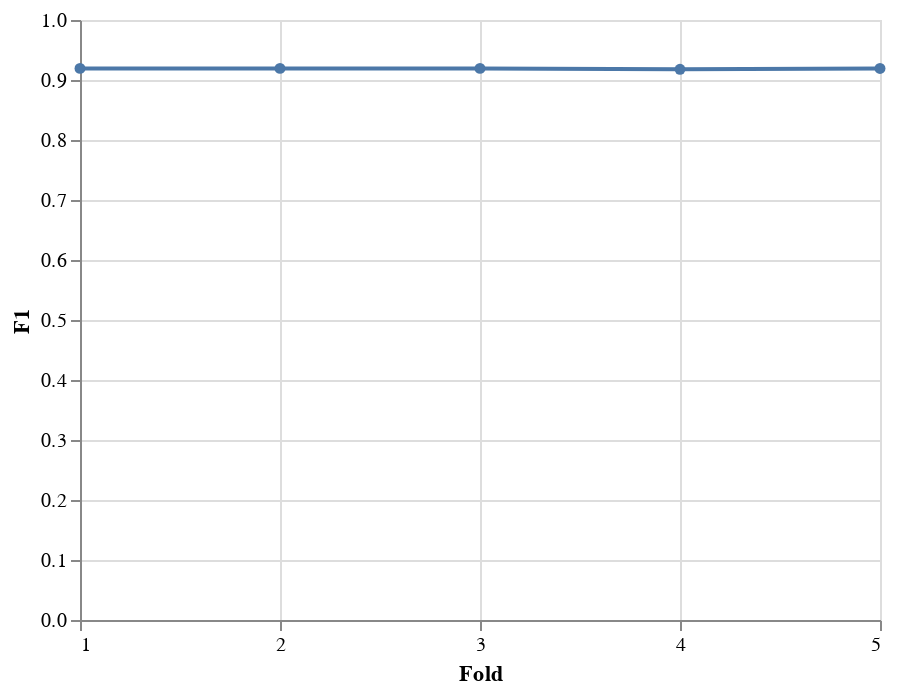

The notebook cell this image was saved under:
### Code cell
alt.Chart(df_scores.reset_index()).mark_line(
     point=alt.OverlayMarkDef()
).encode(
    x=alt.X("index", bin=False, title="Fold", axis=alt.Axis(tickCount=5)),
    y=alt.Y("logistic", aggregate="mean", title="F1")
)

### Figure 1 — Vega-Lite specification as saved in the notebook (floating-point values rounded to 4 significant figures)
{"config": {"view": {"continuousWidth": 400, "continuousHeight": 300}}, "data": {"name": "data-8747e8dd3067223b1cb6d1c35061cdff"}, "mark": {"type": "line", "point": {}}, "encoding": {"x": {"axis": {"tickCount": 5}, "bin": false, "field": "index", "title": "Fold", "type": "quantitative"}, "y": {"aggregate": "mean", "field": "logistic", "title": "F1", "type": "quantitative"}}, "$schema": "https://vega.github.io/schema/vega-lite/v4.17.0.json", "datasets": {"data-8747e8dd3067223b1cb6d1c35061cdff": [{"index": 1, "logistic": 0.9194}, {"index": 2, "logistic": 0.9194}, {"index": 3, "logistic": 0.9194}, {"index": 4, "logistic": 0.9179}, {"index": 5, "logistic": 0.9192}]}}
